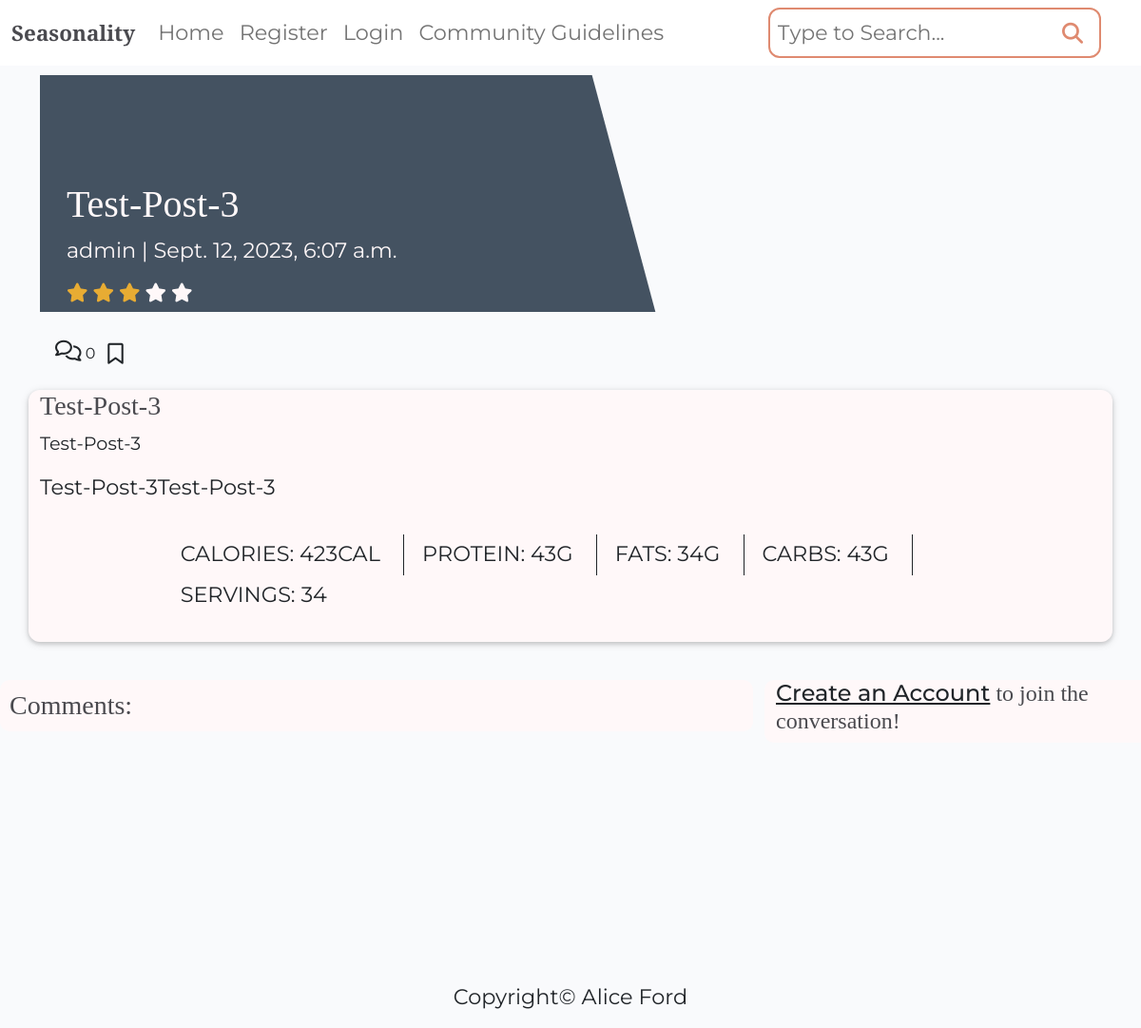
The app's page /recipebook/test-post-3/ with its own data.
### recipebook/models.py (models this page shows, shortened)
class Recipe(models.Model):
    class NewManager(models.Manager):
        def get_queryset(self):
            return super().get_queryset() .filter()
    title = models.CharField(max_length=200, unique=True)
    slug = models.SlugField(max_length=200, unique=True)
    author = models.ForeignKey(
        User, on_delete=models.CASCADE, related_name="recipes"
    )
    diet = models.ForeignKey(
        Diet, on_delete=models.CASCADE, default=True, null=False)
    season = models.ForeignKey(
        Season, on_delete=models.CASCADE, default=True, null=False)
    featured_image = CloudinaryField('image', default='placeholder')
    updated_on = models.DateTimeField(auto_now=True)
    content = models.TextField()
    created_on = models.DateTimeField(auto_now_add=True)
    status = models.IntegerField(choices=STATUS, default=0)
    ingredients = models.TextField(default='placeholder')
    calories = models.IntegerField(default=0)
    fat = models.IntegerField(default=0)
    protein = models.IntegerField(default=0)
    carbs = models.IntegerField(default=0)
    servs = models.IntegerField(default=0)
    favourites = models.ManyToManyField(
        User, related_name='favourite', default=None, blank=True)
    objects = models.Manager()
    newmanager = NewManager()
    class Meta:
        ordering = ["-created_on"]
    def average_rating(self) -> float:
        return Rating.objects.filter(
            recipe=self).aggregate(Avg("rating"))["rating__avg"] or 0

### recipebook/views.py (the view, shortened to what this page needs)
class RecipeDetail(View):  # Recipe details view code inspired by CI
    def get(self, request, slug, *args, **kwargs):
        queryset = Recipe.objects.filter(status=1)
        recipe = get_object_or_404(queryset, slug=slug)
        comments = recipe.comments.filter(
            approved=True).order_by("-created_on")
        fav = bool
        if recipe.favourites.filter(id=request.user.id).exists():
            fav = True
        return render(
            request,
            "recipe_detail.html",
            {
                "recipe": recipe,
                "comments": comments,
                "commented": False,
                "comment_form": CommentForm(),
                'fav': fav
            },
        )

### recipebook/forms.py
class CommentForm(forms.ModelForm):  # Form for user's comments
    class Meta:
        model = Comment
        fields = ('body',)

### recipebook/templates/recipe_detail.html (shortened to what this page needs)
{% extends "base/base.html" %}
{% block content %}
{% load crispy_forms_tags %}
<div class="masthead">
    <div class="container">
        <div class="row g-0">
            <div class="col-md-6 masthead-text">
                <h1 class="recipe-title">{{ recipe.title }}</h1>
                <p class="recipe-subtitle">{{ recipe.author }} | {{ recipe.created_on }}</p>
                <h5 class="recipe-subtitle">
                    <span class="fa fa-star {% if recipe.average_rating > 0 %} checked {% endif %}"></span>
                    <span class="fa fa-star {% if recipe.average_rating > 1 %} checked {% endif %}"></span>
                    <span class="fa fa-star {% if recipe.average_rating > 2 %} checked {% endif %}"></span>
                    <span class="fa fa-star {% if recipe.average_rating > 3 %} checked {% endif %}"></span>
                    <span class="fa fa-star {% if recipe.average_rating > 4 %} checked {% endif %}"></span>
                </h5>
            </div>
            <div class="d-none d-md-block col-md-6 masthead-image">
            </div>
        </div>
    </div>
</div>
<div class="container">
    <div class="row">
        <div class="d-flex recipe-ratings">
            <div class="pt-2 ms-3">
                {% with comments.count as total_comments %}
                    <i class="far fa-comments"></i>
                    {{ total_comments }}
                {% endwith %}
            </div>
            <div class="ml-auto pt-1">
                {% if user.is_authenticated %}
                    {% if fav %}
                    <a href="{% url 'favourite_add' recipe.id %}" class="btn"><i class="fa-solid fa-bookmark"></i></a>
                    {% else %}
                        <a href="{% url 'favourite_add' recipe.id %}" class="btn"><i class="far fa-bookmark"></i></a>
                    {% endif %}
                {% else %}
                    <a href="{% url 'account_signup' %}" class="btn"><i class="far fa-bookmark"></i></a>
                {% endif %}
            </div>
        </div>
    </div>
</div>
<div class="container">
    <div class="row">
        <div class="col card mb-4 mt-3">
            <h3>{{ recipe.title }}</h3>
            <p class="card-text ">
                {{ recipe.ingredients | safe }}
            </p>
            <p class="card-text ">
                {{ recipe.content | safe }}
            </p>
            <div class="card-body nutrition-list">
                <ul>
                    <li class="text-center">Calories: {{ recipe.calories }}cal</li>
                    <li class="text-center">Protein: {{ recipe.protein }}g</li>
                    <li class="text-center">Fats: {{ recipe.fat }}g</li>
                    <li class="text-center">Carbs: {{ recipe.carbs }}g</li>
                    <li class="text-center">Servings: {{ recipe.servs }}</li>
                </ul>
            </div>
        </div>
    </div>
</div>
<div class="row">
    <div class="col-md-8 mb-4 mt-3">
        <h3 class="comments-title comments">Comments:</h3>
    </div>
    <div class="col-md-4 mt-3 commenting">
        {% if commented %}
        <div class="alert alert-success" role="alert">
            Your comment has been posted
        </div>
        {% else %}
        {% if user.is_authenticated %}
            <h3>Leave a comment:</h3>
            <p>Posting as: {{ user.username }}</p>
            <form method="post" style="margin-top: 1.3em;">
                {{ comment_form | crispy }}
                {% csrf_token %}
            <button type="submit" class="btn btn-signin btn-lg mt-3">Submit</button>
        </form>
        {% else %}
        <h4><a class="link-offset-2 link-underline link-underline-opacity-0" href="{% url 'account_signup' %}">Create an
                Account</a> to join the conversation!</h4>
        {% endif %}
        {% endif %}
    </div>
</div>
{% endblock content %}

### static/css/style.css (style rules this page uses)
body { background-color: #F9FAFC; overflow-x: hidden; font-family: 'Montserrat', sans-serif; }
.main-bg { background-image: url('https://res.cloudinary.com/dnyfx3g7s/image/upload/v1694383930/background_seasonality.svg'); background-attachment: fixed; background-repeat: no-repeat; background-size: cover; background-position: center; }
p, ul, li { font-family: 'Montserrat', sans-serif; font-size: 1.4rem; color: #212529; }
a { font-family: 'Montserrat', sans-serif; color: #212529; }
h1, h2, h3, h4, h5, h6 { font-family: 'Playfair Display', serif; color: #4A4A4F; }
.card { border: none; background-color: transparent; }
.masthead { margin-top: 10px; overflow: hidden; position: relative; display: inline-block; height: 33vh; width: 100%; }
.masthead-text { background-color: #445261; color: white; position: relative; }
.masthead-image { position: relative; overflow: hidden; }
.masthead-image:after { content: ""; position: absolute; top: 0; right: 90%; height: 100%; width: 150%; background: #445261; transform: skew(15deg); z-index: 100; }
.recipe-title { margin-top: 20%; margin-left: 5%; }
.recipe-subtitle { margin-left: 5%; color: lightgray; }
.card { display: block; padding-bottom: 12px; background-color: #fff8f9; border-radius: 12px; box-shadow: 0 2px 5px 0 rgba(0, 0, 0, 0.16), 0 2px 10px 0 rgba(0, 0, 0, 0.12); transition: box-shadow .25s; }
.card-text { font-size: 1.2rem }
.recipe-ratings i { font-size: 22px; }
.checked { color: #E8AC33 !important; }
.recipe-title, .recipe-subtitle { color: #fff8f9; }
.comments { padding: 10px; background: #fff8f9; border-radius: 10px; }
.comments-title { padding: 10px; }
.commenting { background: #fff8f9; border-radius: 10px; margin-bottom: 235px; }
.nutrition-list ul { list-style-type: none; margin: 0 0 0 113px; padding: 0; overflow: hidden; }
.nutrition-list li { float: left; display: inline; padding: 16px; text-transform: uppercase; }
.nutrition-list ul li { text-decoration: none; padding: 0.2em 1.1em; border-right: 1px solid #212529; margin: 0 0 0 -6px; }
.nutrition-list ul li:last-child { border: none; }

### records on screen
Recipe: title "Test-Post-3", author "admin", created_on "Sept. 12, 2023, 6:07 a.m.", ingredients "Test-Post-3", content "Test-Post-3Test-Post-3", calories "423", protein "43", fat "34", carbs "43", servs "34"

### other values on screen
{{ total_comments }} "0"
